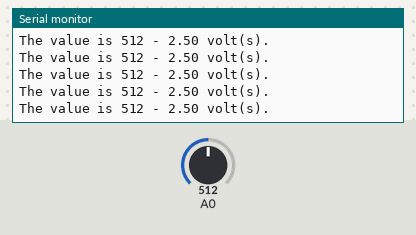
Bench run of a sketch on a simulated Arduino Uno, built with avr-gcc and run on an emulated ATmega328P. Shown: the last lines printed to the serial monitor. The inputs (shaded band) are chosen by the test bench; at power-on: A0 = 512.

Above: at 1.2 s.
1.3 s: A0 set to 111
At 2.2 s:
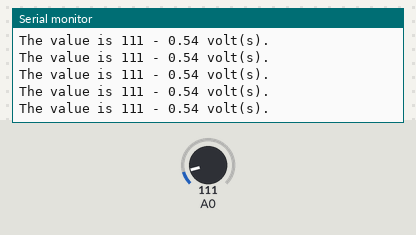
4.3 s: A0 set to 90
At 5.3 s:
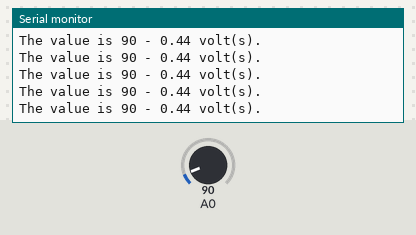
11.8 s: A0 set to 8
At 12.7 s:
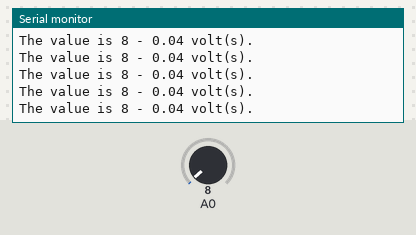
14.8 s: A0 set to 11
At 15.8 s:
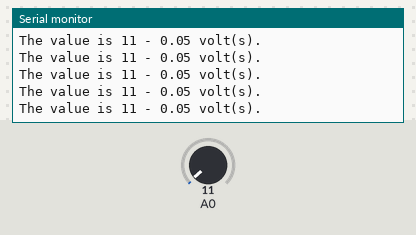
Timing chart, 0 to 17.8 s (numbered marks = the images above; inputs shaded):
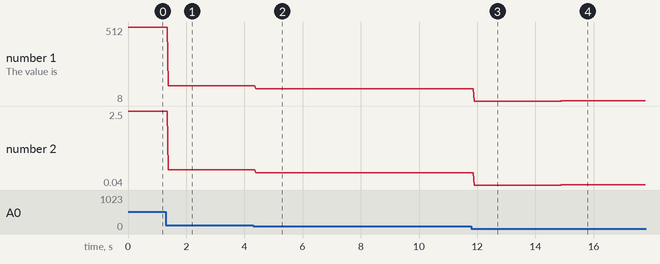

Measured:
- after the input at 1.3 s, the serial monitor: prints a new line after 0.08 s (image 1)
- after the input at 4.3 s, the serial monitor: prints a new line after 0.09 s (image 2)
- after the input at 11.8 s, the serial monitor: prints a new line after 0.10 s (image 3)
- after the input at 14.8 s, the serial monitor: prints a new line after 0.10 s (image 4)
- plotted number 1: 512 → 111 after the input at 1.3 s, 111 → 90 after the input at 4.3 s, 90 → 8 after the input at 11.8 s, 8 → 11 after the input at 14.8 s
- plotted number 2: 2.5 → 0.54 after the input at 1.3 s, 0.54 → 0.44 after the input at 4.3 s, 0.44 → 0.04 after the input at 11.8 s, 0.04 → 0.05 after the input at 14.8 s

The sketch:

sketch_feb26a.ino
```cpp
  void setup(){
     Serial.begin(9600);
  }


  void loop(){
      int value=analogRead(A0);
      float voltage=5.0*value/1023;
      Serial.print("The value is ");
      Serial.print(value);
      Serial.print(" - ");
      Serial.print(voltage);
      Serial.println(" volt(s).");

  }
```
